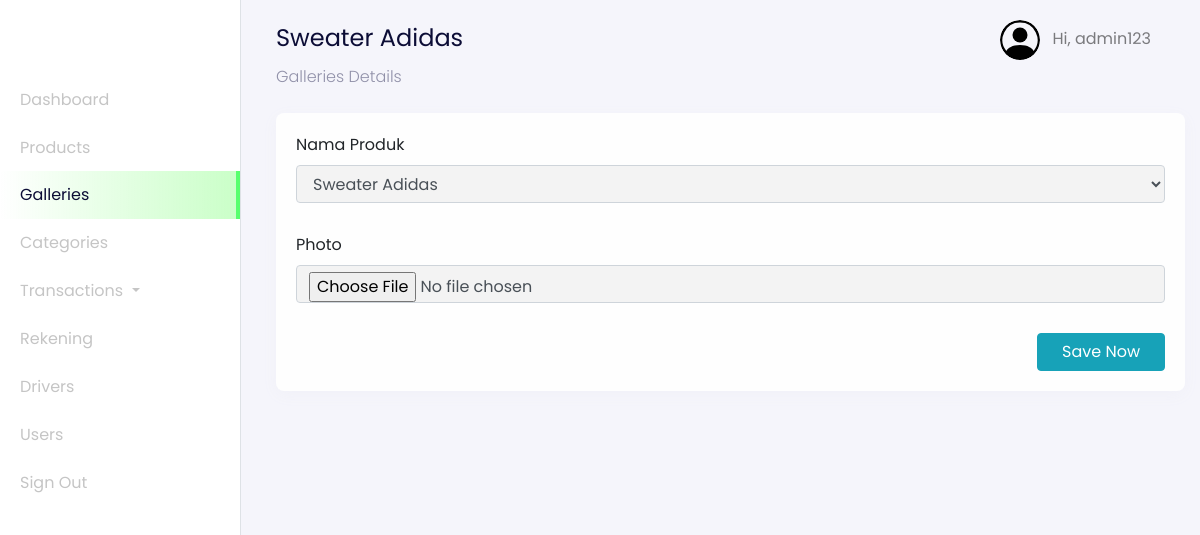
Page /admin?page=galleries-details&id=1 (signed in) on the committed database.
### tables this page shows
CREATE TABLE `users` (
  `id_user` int(11) NOT NULL AUTO_INCREMENT,
  `name` varchar(255) NOT NULL,
  `email` varchar(255) NOT NULL,
  `password` varchar(255) NOT NULL,
  `address` text DEFAULT NULL,
  `phone_number` varchar(255) NOT NULL,
  `postal_code` varchar(191) NOT NULL,
  `roles` varchar(255) NOT NULL,
  PRIMARY KEY (`id_user`),
  UNIQUE KEY `email` (`email`)
);

CREATE TABLE `products_galleries` (
  `id_gallery` int(11) NOT NULL AUTO_INCREMENT,
  `photos` varchar(255) NOT NULL,
  `product_id` int(11) NOT NULL,
  PRIMARY KEY (`id_gallery`)
);

CREATE TABLE `products` (
  `id_product` int(11) NOT NULL AUTO_INCREMENT,
  `product_name` varchar(255) NOT NULL,
  `unit` int(11) NOT NULL,
  `price` varchar(255) NOT NULL,
  `descriptions` text NOT NULL,
  `category_id` int(11) NOT NULL,
  `stock` varchar(255) NOT NULL,
  PRIMARY KEY (`id_product`)
);

### config/config.php (called while the page is built, shortened)
<?php
$host = 'localhost';
$user = 'root';
$password = '';
$dbname = 'ortosec';
$conn = mysqli_connect($host, $user, $password, $dbname);
function query($query)
{
    global $conn;
    $result = mysqli_query($conn, $query);
    $rows = [];
    while ($row = mysqli_fetch_assoc($result)) {
        $rows[] = $row;
    }
    return $rows;
}
?>

### admin/dashboard-galleries-details.php (the view, shortened to what this page needs)
<?php
$id = $_GET["id"];
$galleries = query("SELECT * FROM products_galleries INNER JOIN products ON products_galleries.product_id = products.id_product WHERE products_galleries.id_gallery = $id")[0];
?>
<nav
  class="navbar navbar-expand-lg navbar-light navbar-store fixed-top"
  data-aos="fade-down"
>
  <div class="container-fluid">
    <div class="collpase navbar-collapse" id="navbarResponsive">
      <ul class="navbar-nav d-none d-lg-flex ml-auto">
        <li class="nav-item dropdown">
          <a
            href="#"
            class="nav-link"
            id="navbarDropdown"
            role="button"
            data-toggle="dropdown"
          >
            <img
              src="../assets/images/person-circle.svg"
              alt="profile"
              height="40px"
              class="rounded-circle mr-2 profile-picture"
            />
            <?php
              $id_user = $_SESSION['user'];
              $user = query("SELECT * FROM users WHERE id_user = $id_user")[0];
            ?>
            Hi, <?= $user["name"]; ?>
          </a>
        </li>
      </ul>
    </div>
  </div>
</nav>
<div
  class="section-content section-dashboard-home"
  data-aos="fade-up"
>
  <div class="container-fluid">
    <div class="dashboard-heading">
      <h2 class="dashboard-title"><?= $galleries["product_name"]; ?></h2>
      <p class="dashboard-subtitle">Galleries Details</p>
    </div>
    <div class="dashboard-content">
      <div class="row">
        <div class="col-12 mt-2">
          <form action="" method="POST" enctype="multipart/form-data">
            <div class="card">
              <div class="card-body">
                <div class="row">
                  <div class="col-md-12">
                    <div class="form-group">
                      <label for="name">Nama Produk</label>
                      <?php
                      $products = query("SELECT * FROM products");
                      ?>
                      <select name="name" id="name" class="form-control">
                        <?php foreach ($products as $product) : ?>
                          <option value="<?= $product["id_product"]; ?>" <?= $product["id_product"] == $galleries["product_id"] ? 'selected' : ''; ?>><?= $product["product_name"]; ?></option>
                        <?php endforeach;?>
                      </select>
                    </div>
                  </div>
                  <div class="col-md-12">
                    <div class="form-group">
                      <label for="photo">Photo</label>
                      <input type="file" name="photo" id="photo" class="form-control">
                    </div>
                  </div>
                </div>
                <div class="row">
                  <div class="col-12 text-right">
                    <button
                      type="submit"
                      name="updateGaleri"
                      class="btn btn-info px-4"
                    >
                      Save Now
                    </button>
                  </div>
                </div>
              </div>
            </div>
          </form>
        </div>
      </div>
    </div>
  </div>
</div>

### rows in the picture
users: name "admin123"
products_galleries: product.product_name "Sweater Adidas", name "Sweater Adidas"
